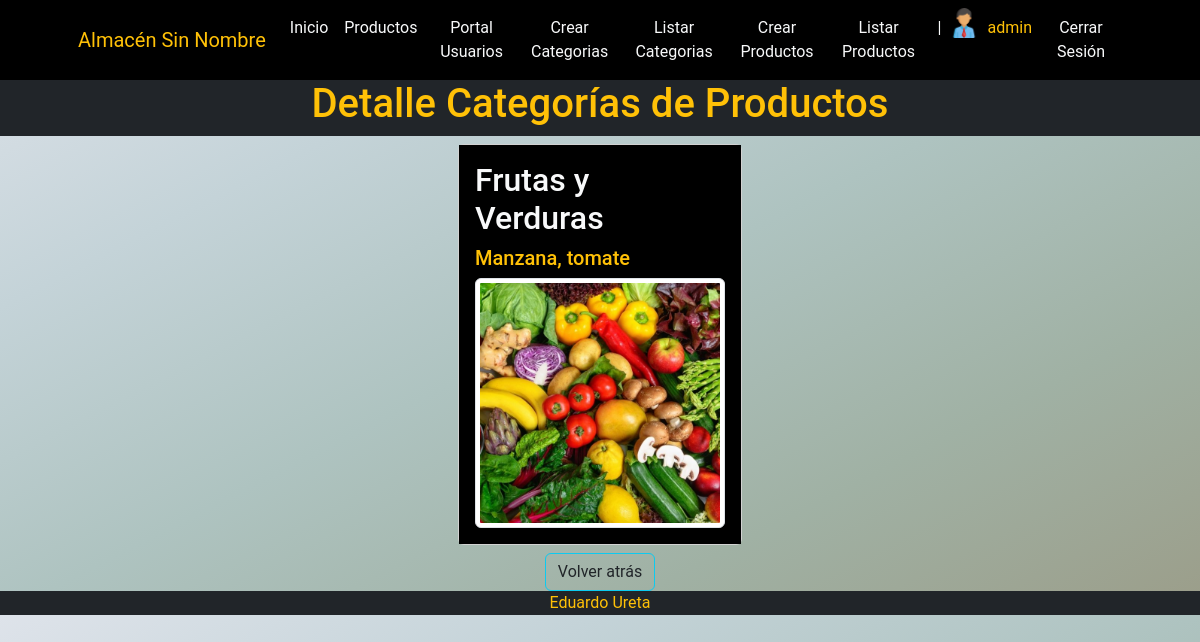
Page /productos/categoria/details/1 (signed in) on the committed database.
### apps/venta/models.py (models this page shows, shortened)
class Vendedor(models.Model):
    usuario = models.OneToOneField(User, on_delete=models.CASCADE, related_name="vendedor")
    celular = models.CharField(max_length=50)
    avatar = models.ImageField(upload_to="avatars",blank=True, null=True)

### apps/productos/models.py (models this page shows, shortened)
class Categoria (models.Model):
    nombre = models.CharField(max_length=20, null=False)
    descripcion = models.CharField(max_length=20, null=True)
    imagen = models.ImageField(upload_to="imgprod",blank=False, null=True)

### apps/productos/views.py (the view)
# urls.py: path('categoria/details/<int:pk>', views.CategoriaDetail.as_view(), name='categoria_details'),
class CategoriaDetail(DetailView):
    model = models.Categoria

### apps/carrito/context_processor.py (called while the page is built)
def total_carrito(request):
    total = 0
    if request.user.is_authenticated:
        if "carrito" in request.session:
            for key, value in request.session["carrito"].items():
                total += int(value["acumulado"])
    return {"total_boleta": total}

### apps/productos/templates/productos/categoria_detail.html
{% extends 'productos/index.html' %}
{% block TITULO %}
    <h1>Detalle Categorías de Productos</h1>
{% endblock TITULO %}
{% block BODY %}
<div class="d-flex justify-content-center">
    <div class="col-sm-6 col-md-4 col-lg-3">
        <div>
            <div class="card h-100 m-2">
                <div class="card-body bg-black">
                    <h2 class="card-title text-light">{{categoria.nombre}} </h2>
                    <h5 class="card-text text-warning">{{categoria.descripcion}}</h5>
                    <img class="img-fluid img-thumbnail rounded mx-auto d-block" src="{{object.imagen.url}}" alt="Imagen"></img>
                </div>
            </div>
        </div>
    </div>
</div>
<div class="d-flex justify-content-center ">
    <button class="btn btn-outline-info "><a class="nav-link text-dark text-center" href="{% url 'productos:categoria_list' %}">Volver atrás</a></button>
</div>
{% endblock BODY %}

### apps/home/templates/home/navbar.html (shortened to what this page needs)
{% load static %}
<nav class="navbar navbar-expand-lg navbar-dark bg-black">
    <div class="container px-5 ">
        <a class="navbar-brand text-warning" href="#!">Almacén Sin Nombre</a>
        <div class="collapse navbar-collapse" id="navbarSupportedContent">
            <ul class="navbar-nav ms-auto mb-2 mb-lg-0">
                <li class="nav-item text-center"><a class="nav-link text-light" aria-current="page" href="{% url 'Home:home' %}">Inicio</a></li>
                <li class="nav-item text-center"><a class="nav-link text-light" href="{% url 'productos:index' %}">Productos</a></li>
                <li class="nav-item text-center"><a class="nav-link text-light" href="{% url 'usuarios:home' %}">Portal Usuarios</a></li>
                {% if user.is_authenticated %}
                    {% if user.is_staff %}
                        <li class="nav-item"></li><a href="{% url 'productos:categoria_create' %}" class="nav-link text-light text-center">Crear Categorias</a></li>
                        <li class="nav-item"></li><a href="{% url 'productos:categoria_list' %}" class="nav-link text-light text-center">Listar Categorias</a></li>
                        <li class="nav-item"></li><a href="{% url 'productos:productos_create' %}" class="nav-link text-light text-center">Crear Productos</a></li>
                        <li class="nav-item"></li><a href="{% url 'productos:productos_list' %}" class="nav-link text-light text-center">Listar Productos</a></li>
                    {% endif %}
                    <li class="nav-item text-center"><a class="nav-link text-light"> | </a></li>
                    {% if user.vendedor.avatar.url %}
                        <li class="nav-item text-center">
                            <img src="{{user.vendedor.avatar.url}}" alt="" style="height: 30px;"></img>
                        </li>
                    {% endif %}
                    <li class="nav-item text-center"><a class="nav-link text-warning" href="#!">{{user.username}}</a></li>
                    <li class="nav-item text-center"><a class="nav-link text-light" href="{% url 'Home:logout' %}">Cerrar Sesión</a></li>
                {% endif %}
            </ul>
        </div>
    </div>
</nav>

### apps/home/templates/home/base.html (style rules this page uses)
.fondo { background-image: linear-gradient(to right bottom, #dee3ea, #c4d3d8, #aec3c0, #a0b1a4, #9b9d89); }
.font-roboto { font-family: 'Roboto', sans-serif; }

### rows in the picture
Categoria: nombre "Frutas y Verduras", descripcion "Manzana, tomate", imagen (picture)

### other values in the picture
{{ user.username }} "admin"
